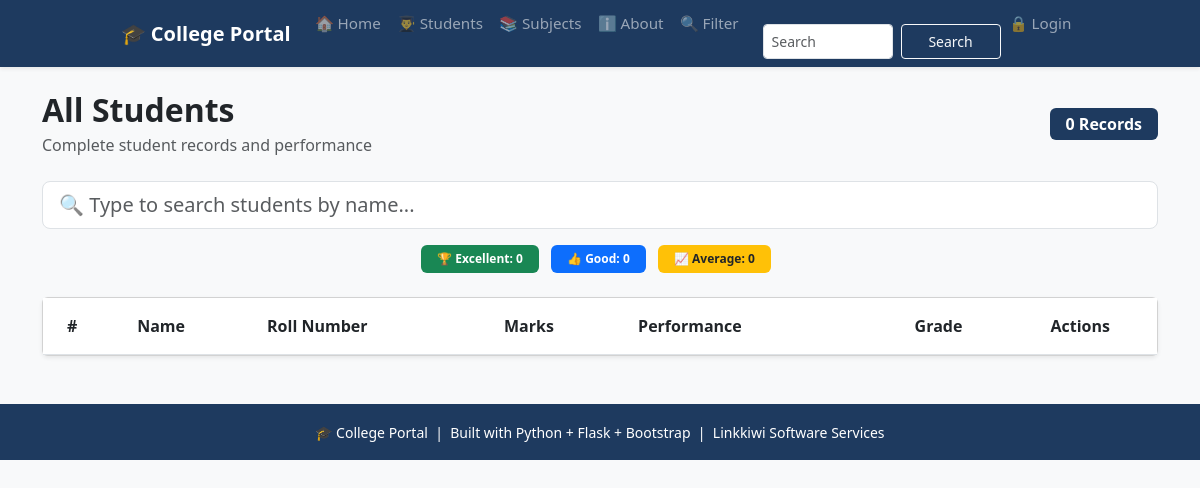
Before: /students with the older database file.
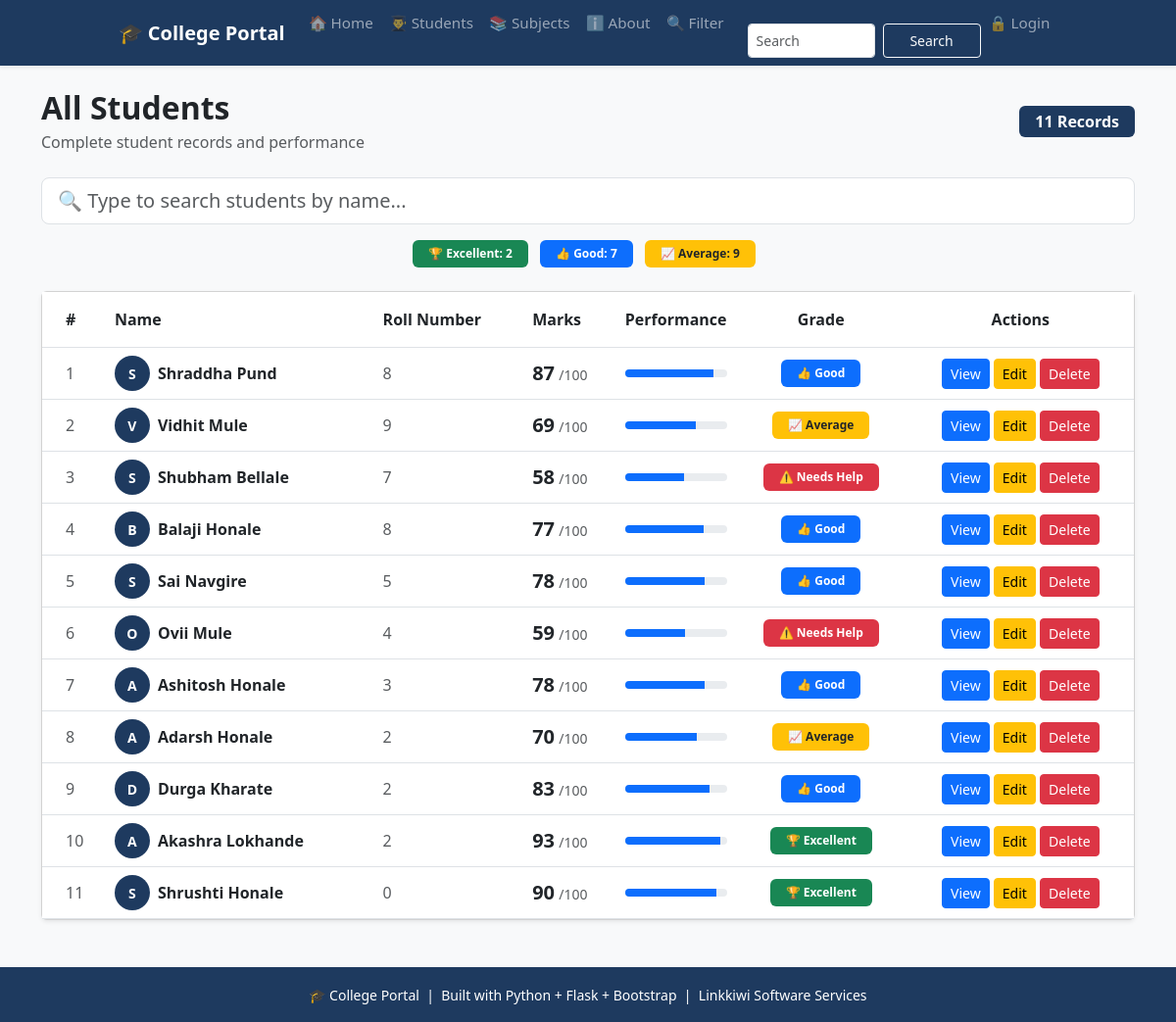
After: the same page with the newer database file.
### tables this page shows
CREATE TABLE students (
            id INTEGER PRIMARY KEY AUTOINCREMENT,
            name TEXT NOT NULL,
            roll INTEGER NOT NULL,
            marks INTEGER NOT NULL,
            subject TEXT NOT NULL,
            attendance INTEGER DEFAULT 0
        );

### app.py (the view)
@app.route("/students")
def students_page():
    conn = get_db()
    students = conn.execute('SELECT * FROM students ORDER BY id DESC').fetchall()
    conn.close()
    return render_template("students.html", students=students)

### database.py (called while the page is built)
def get_db():
    conn = sqlite3.connect('myproject.db')
    conn.row_factory = sqlite3.Row
    return conn

### templates/students.html (shortened to what the changed rows need)
{% extends 'base.html' %}
{% block content %}
<div class="d-flex justify-content-between align-items-center mb-4">
    <div>
        <h2 class="fw-bold mb-1">All Students</h2>
        <p class="text-muted mb-0">
        </p>
    </div>
    <span class="badge fs-6 px-3 py-2"
          style="background-color: #1e3a5f;">
        {{ students|length }} Records
    </span>
</div>
<div class="row mb-4">
    {% set excellent = students|selectattr('marks','ge',90)|list %}
    {% set good      = students|selectattr('marks','ge',75)|list %}
    {% set average   = students|selectattr('marks','ge',60)|list %}
    <div class="col text-center">
        <span class="badge bg-success px-3 py-2 me-2">
            🏆 Excellent: {{ excellent|length }}
        </span>
        <span class="badge bg-primary px-3 py-2 me-2">
            👍 Good: {{ good|length }}
        </span>
        <span class="badge bg-warning text-dark px-3 py-2 me-2">
            📈 Average: {{ average|length }}
        </span>
    </div>
</div>
<div class="card shadow-sm">
    <div class="card-body p-0">
        <div class="table-responsive">
            <table class="table table-hover mb-0">
                <thead style="background-color: #1e3a5f; color:white;">
                    <tr>
                        <th class="py-3 ps-4">#</th>
                        <th class="py-3">Name</th>
                        <th class="py-3">Roll Number</th>
                        <th class="py-3">Marks</th>
                        <th class="py-3">Performance</th>
                        <th class="py-3 text-center">Grade</th>
                        <th class="py-3 text-center">Actions</th>
                    </tr>
                </thead>
                <tbody id="tableBody">
                    {% for student in students %}
                    <tr class="align-middle" data-name="{{ student.name|lower }}">
                        <td class="ps-4 text-muted">
                            {{ loop.index }}
                        </td>
                    <td>
                        <div class="d-flex align-items-center">
                            <div class="rounded-circle d-flex align-items-center
                                        justify-content-center me-2 text-white fw-bold"
                                 style="width:36px; height:36px; font-size:14px;
                                        background-color: #1e3a5f;">
                                {{ student.name[0] }}
                            </div>
                            <span class="fw-bold">{{ student.name }}</span>
                        </div>
                    </td>
                    <td class="text-muted">{{ student.roll }}</td>
                    <td>
                        <span class="fw-bold fs-5">{{ student.marks }}</span>
                        <span class="text-muted small">/100</span>
                    </td>
                    <td style="width:120px;">
                        <div class="progress" style="height:8px;">
                            <div class="progress-bar"
                                {% if student.marks >= 90 %}bg-success
                                {% elif student.marks >= 75 %}bg-primary
                                {% elif student.marks >= 60 %}bg-warning
                                {% else %}bg-danger{% endif %}"
                                style="width: {{ student.marks|default(0) }}%;">
                            </div>
                        </div>
                    </td>
                    <td class="text-center">
                        {% if student.marks >= 90 %}
                            <span class="badge bg-success px-3 py-2">
                                🏆 Excellent
                            </span>
                        {% elif student.marks >= 75 %}
                            <span class="badge bg-primary px-3 py-2">
                                👍 Good
                            </span>
                        {% elif student.marks >= 60 %}
                            <span class="badge bg-warning text-dark px-3 py-2">
                                📈 Average
                            </span>
                        {% else %}
                            <span class="badge bg-danger px-3 py-2">
                                ⚠️ Needs Help
                            </span>
                        {% endif %}
                    </td>
                    <td class="text-center text-nowrap">
                        <a href="{{ url_for('student_detail', id=student.id) }}"
                           class="btn btn-sm btn-primary">
                            View
                        </a>
                        <a href="{{ url_for('edit_student', id=student.id) }}"
                           class="btn btn-sm btn-warning">
                            Edit
                        </a>
                        <a href="{{ url_for('delete_student', id=student.id) }}"
                           class="btn btn-sm btn-danger">
                            Delete
                        </a>
                    </td>
                </tr>
                {% endfor %}
            </tbody>
        </table>
    </div>
</div>
</div>
{% endblock %}

Changed rows visible on the page:
added students: name "S", name "Shraddha Pund", roll "8", marks "87", shows "👍 Good"
added students: name "V", name "Vidhit Mule", roll "9", marks "69", shows "📈 Average"
added students: name "S", name "Shubham Bellale", roll "7", marks "58", shows "⚠️ Needs Help"
added students: name "B", name "Balaji Honale", roll "8", marks "77", shows "👍 Good"
added students: name "S", name "Sai Navgire", roll "5", marks "78", shows "👍 Good"
added students: name "O", name "Ovii Mule", roll "4", marks "59", shows "⚠️ Needs Help"
added students: name "A", name "Ashitosh Honale", roll "3", marks "78", shows "👍 Good"
added students: name "A", name "Adarsh Honale", roll "2", marks "70", shows "📈 Average"
added students: name "D", name "Durga Kharate", roll "2", marks "83", shows "👍 Good"
added students: name "A", name "Akashra Lokhande", roll "2", marks "93", shows "🏆 Excellent"
added students: name "S", name "Shrushti Honale", roll "0", marks "90", shows "🏆 Excellent"
Other visible differences:
{{ students|length }}: "0" → "11"
{{ excellent|length }}: "0" → "2"
{{ good|length }}: "0" → "7"
{{ average|length }}: "0" → "9"
